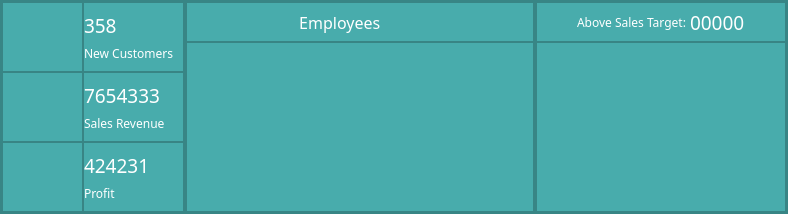
            <widget class="QFrame" name="frame">
             <property name="styleSheet">
              <string notr="true">background-color: #48ACAC;</string>
             </property>
             <property name="frameShape">
              <enum>QFrame::StyledPanel</enum>
             </property>
             <property name="frameShadow">
              <enum>QFrame::Raised</enum>
             </property>
             <layout class="QHBoxLayout" name="horizontalLayout_17">
              <property name="spacing">
               <number>0</number>
              </property>
              <property name="leftMargin">
               <number>0</number>
              </property>
              <property name="topMargin">
               <number>0</number>
              </property>
              <property name="rightMargin">
               <number>0</number>
              </property>
              <property name="bottomMargin">
               <number>0</number>
              </property>
              <item>
               <widget class="QFrame" name="frame_15">
                <property name="maximumSize">
                 <size>
                  <width>250</width>
                  <height>16777215</height>
                 </size>
                </property>
                <property name="frameShape">
                 <enum>QFrame::StyledPanel</enum>
                </property>
                <property name="frameShadow">
                 <enum>QFrame::Raised</enum>
                </property>
                <layout class="QGridLayout" name="gridLayout_4">
                 <property name="leftMargin">
                  <number>0</number>
                 </property>
                 <property name="topMargin">
                  <number>0</number>
                 </property>
                 <property name="rightMargin">
                  <number>0</number>
                 </property>
                 <property name="bottomMargin">
                  <number>0</number>
                 </property>
                 <property name="spacing">
                  <number>0</number>
                 </property>
                 <item row="1" column="1">
                  <widget class="QFrame" name="frame_32">
                   <property name="frameShape">
                    <enum>QFrame::StyledPanel</enum>
                   </property>
                   <property name="frameShadow">
                    <enum>QFrame::Raised</enum>
                   </property>
                   <layout class="QVBoxLayout" name="verticalLayout_11">
                    <property name="leftMargin">
                     <number>0</number>
                    </property>
                    <item>
                     <widget class="QLabel" name="label_25">
                      <property name="font">
                       <font>
                        <family>Century Gothic</family>
                        <pointsize>14</pointsize>
                       </font>
                      </property>
                      <property name="styleSheet">
                       <string notr="true">color: rgb(255, 255, 255);</string>
                      </property>
                      <property name="text">
                       <string>7654333</string>
                      </property>
                      <property name="alignment">
                       <set>Qt::AlignBottom|Qt::AlignLeading|Qt::AlignLeft</set>
                      </property>
                     </widget>
                    </item>
                    <item>
                     <widget class="QLabel" name="label_26">
                      <property name="font">
                       <font>
                        <family>Century Gothic</family>
                        <pointsize>9</pointsize>
                       </font>
                      </property>
                      <property name="styleSheet">
                       <string notr="true">color: rgb(255, 255, 255);</string>
                      </property>
                      <property name="text">
                       <string>Sales Revenue</string>
                      </property>
                      <property name="alignment">
                       <set>Qt::AlignLeading|Qt::AlignLeft|Qt::AlignTop</set>
                      </property>
                     </widget>
                    </item>
                   </layout>
                  </widget>
                 </item>
                 <item row="0" column="0">
                  <widget class="QFrame" name="frame_33">
                   <property name="maximumSize">
                    <size>
                     <width>90</width>
                     <height>16777215</height>
                    </size>
                   </property>
                   <property name="frameShape">
                    <enum>QFrame::StyledPanel</enum>
                   </property>
                   <property name="frameShadow">
                    <enum>QFrame::Raised</enum>
                   </property>
                   <layout class="QHBoxLayout" name="horizontalLayout_18">
                    <item>
                     <spacer name="horizontalSpacer_7">
                      <property name="orientation">
                       <enum>Qt::Horizontal</enum>
                      </property>
                      <property name="sizeHint" stdset="0">
                       <size>
                        <width>11</width>
                        <height>20</height>
                       </size>
                      </property>
                     </spacer>
                    </item>
                    <item>
                     <widget class="QLabel" name="label_10">
                      <property name="minimumSize">
                       <size>
                        <width>40</width>
                        <height>40</height>
                       </size>
                      </property>
                      <property name="maximumSize">
                       <size>
                        <width>50</width>
                        <height>50</height>
                       </size>
                      </property>
                      <property name="styleSheet">
                       <string notr="true"/>
                      </property>
                      <property name="text">
                       <string/>
                      </property>
                      <property name="pixmap">
                       <pixmap>:/Icons/Icons/Management.png</pixmap>
                      </property>
                      <property name="scaledContents">
                       <bool>true</bool>
                      </property>
                     </widget>
                    </item>
                   </layout>
                  </widget>
                 </item>
                 <item row="2" column="0">
                  <widget class="QFrame" name="frame_34">
                   <property name="maximumSize">
                    <size>
                     <width>90</width>
                     <height>16777215</height>
                    </size>
                   </property>
                   <property name="frameShape">
                    <enum>QFrame::StyledPanel</enum>
                   </property>
                   <property name="frameShadow">
                    <enum>QFrame::Raised</enum>
                   </property>
                   <layout class="QHBoxLayout" name="horizontalLayout_19">
                    <item>
                     <spacer name="horizontalSpacer_8">
                      <property name="orientation">
                       <enum>Qt::Horizontal</enum>
                      </property>
                      <property name="sizeHint" stdset="0">
                       <size>
                        <width>11</width>
                        <height>20</height>
                       </size>
                      </property>
                     </spacer>
                    </item>
                    <item>
                     <widget class="QLabel" name="label_11">
                      <property name="minimumSize">
                       <size>
                        <width>50</width>
                        <height>50</height>
                       </size>
                      </property>
                      <property name="maximumSize">
                       <size>
                        <width>40</width>
                        <height>40</height>
                       </size>
                      </property>
                      <property name="styleSheet">
                       <string notr="true"/>
                      </property>
                      <property name="text">
                       <string/>
                      </property>
                      <property name="pixmap">
                       <pixmap>:/Icons/Icons/icons8-money-yours-50.png</pixmap>
                      </property>
                      <property name="scaledContents">
                       <bool>true</bool>
                      </property>
                     </widget>
                    </item>
                   </layout>
                  </widget>
                 </item>
                 <item row="2" column="1">
                  <widget class="QFrame" name="frame_35">
                   <property name="frameShape">
                    <enum>QFrame::StyledPanel</enum>
                   </property>
                   <property name="frameShadow">
                    <enum>QFrame::Raised</enum>
                   </property>
                   <layout class="QVBoxLayout" name="verticalLayout_12">
                    <property name="leftMargin">
                     <number>0</number>
                    </property>
                    <item>
                     <widget class="QLabel" name="label_27">
                      <property name="font">
                       <font>
                        <family>Century Gothic</family>
                        <pointsize>14</pointsize>
                       </font>
                      </property>
                      <property name="styleSheet">
                       <string notr="true">color: rgb(255, 255, 255);</string>
                      </property>
                      <property name="text">
                       <string>424231</string>
                      </property>
                      <property name="alignment">
                       <set>Qt::AlignBottom|Qt::AlignLeading|Qt::AlignLeft</set>
                      </property>
                     </widget>
                    </item>
                    <item>
                     <widget class="QLabel" name="label_28">
                      <property name="font">
                       <font>
                        <family>Century Gothic</family>
                        <pointsize>9</pointsize>
                       </font>
                      </property>
                      <property name="styleSheet">
                       <string notr="true">color: rgb(255, 255, 255);</string>
                      </property>
                      <property name="text">
                       <string>Profit</string>
                      </property>
                      <property name="alignment">
                       <set>Qt::AlignLeading|Qt::AlignLeft|Qt::AlignTop</set>
                      </property>
                     </widget>
                    </item>
                   </layout>
                  </widget>
                 </item>
                 <item row="1" column="0">
                  <widget class="QFrame" name="frame_36">
                   <property name="maximumSize">
                    <size>
                     <width>90</width>
                     <height>16777215</height>
                    </size>
                   </property>
                   <property name="frameShape">
                    <enum>QFrame::StyledPanel</enum>
                   </property>
                   <property name="frameShadow">
                    <enum>QFrame::Raised</enum>
                   </property>
                   <layout class="QHBoxLayout" name="horizontalLayout_20">
                    <item>
                     <spacer name="horizontalSpacer_11">
                      <property name="orientation">
                       <enum>Qt::Horizontal</enum>
                      </property>
                      <property name="sizeHint" stdset="0">
                       <size>
                        <width>11</width>
                        <height>20</height>
                       </size>
                      </property>
                     </spacer>
                    </item>
                    <item>
                     <widget class="QLabel" name="label_29">
                      <property name="minimumSize">
                       <size>
                        <width>50</width>
                        <height>50</height>
                       </size>
                      </property>
                      <property name="maximumSize">
                       <size>
                        <width>40</width>
                        <height>40</height>
                       </size>
                      </property>
                      <property name="styleSheet">
                       <string notr="true"/>
                      </property>
                      <property name="text">
                       <string/>
                      </property>
                      <property name="pixmap">
                       <pixmap>:/Icons/Icons/icons8-money-yours-50.png</pixmap>
                      </property>
                      <property name="scaledContents">
                       <bool>true</bool>
                      </property>
                     </widget>
                    </item>
                   </layout>
                  </widget>
                 </item>
                 <item row="0" column="1">
                  <widget class="QFrame" name="frame_37">
                   <property name="frameShape">
                    <enum>QFrame::StyledPanel</enum>
                   </property>
                   <property name="frameShadow">
                    <enum>QFrame::Raised</enum>
                   </property>
                   <layout class="QVBoxLayout" name="verticalLayout_13">
                    <property name="leftMargin">
                     <number>0</number>
                    </property>
                    <item>
                     <widget class="QLabel" name="label_30">
                      <property name="font">
                       <font>
                        <family>Century Gothic</family>
                        <pointsize>14</pointsize>
                       </font>
                      </property>
                      <property name="styleSheet">
                       <string notr="true">color: rgb(255, 255, 255);</string>
                      </property>
                      <property name="text">
                       <string>358</string>
                      </property>
                      <property name="alignment">
                       <set>Qt::AlignBottom|Qt::AlignLeading|Qt::AlignLeft</set>
                      </property>
                     </widget>
                    </item>
                    <item>
                     <widget class="QLabel" name="label_31">
                      <property name="font">
                       <font>
                        <family>Century Gothic</family>
                        <pointsize>9</pointsize>
                       </font>
                      </property>
                      <property name="styleSheet">
                       <string notr="true">color: rgb(255, 255, 255);</string>
                      </property>
                      <property name="text">
                       <string>New Customers</string>
                      </property>
                      <property name="alignment">
                       <set>Qt::AlignLeading|Qt::AlignLeft|Qt::AlignTop</set>
                      </property>
                     </widget>
                    </item>
                   </layout>
                  </widget>
                 </item>
                </layout>
               </widget>
              </item>
              <item>
               <widget class="QFrame" name="frame_38">
                <property name="minimumSize">
                 <size>
                  <width>350</width>
                  <height>0</height>
                 </size>
                </property>
                <property name="frameShape">
                 <enum>QFrame::StyledPanel</enum>
                </property>
                <property name="frameShadow">
                 <enum>QFrame::Raised</enum>
                </property>
                <layout class="QVBoxLayout" name="verticalLayout_14">
                 <property name="spacing">
                  <number>0</number>
                 </property>
                 <property name="leftMargin">
                  <number>0</number>
                 </property>
                 <property name="topMargin">
                  <number>0</number>
                 </property>
                 <property name="rightMargin">
                  <number>0</number>
                 </property>
                 <property name="bottomMargin">
                  <number>0</number>
                 </property>
                 <item>
                  <widget class="QFrame" name="frame_39">
                   <property name="maximumSize">
                    <size>
                     <width>16777215</width>
                     <height>40</height>
                    </size>
                   </property>
                   <property name="frameShape">
                    <enum>QFrame::StyledPanel</enum>
                   </property>
                   <property name="frameShadow">
                    <enum>QFrame::Raised</enum>
                   </property>
                   <layout class="QHBoxLayout" name="horizontalLayout_21">
                    <property name="spacing">
                     <number>0</number>
                    </property>
                    <property name="leftMargin">
                     <number>0</number>
                    </property>
                    <property name="topMargin">
                     <number>0</number>
                    </property>
                    <property name="rightMargin">
                     <number>0</number>
                    </property>
                    <property name="bottomMargin">
                     <number>0</number>
                    </property>
                    <item>
                     <widget class="QLabel" name="label_32">
                      <property name="font">
                       <font>
                        <family>Century Gothic</family>
                        <pointsize>12</pointsize>
                       </font>
                      </property>
                      <property name="styleSheet">
                       <string notr="true">color: rgb(255, 255, 255);</string>
                      </property>
                      <property name="text">
                       <string>                           Employees</string>
                      </property>
                     </widget>
                    </item>
                    <item>
                     <widget class="QLabel" name="label_33">
                      <property name="font">
                       <font>
                        <family>Century Gothic</family>
                        <pointsize>14</pointsize>
                       </font>
                      </property>
                      <property name="styleSheet">
                       <string notr="true">color: rgb(255, 255, 255);</string>
                      </property>
                      <property name="text">
                       <string/>
                      </property>
                     </widget>
                    </item>
                    <item>
                     <spacer name="horizontalSpacer_13">
                      <property name="orientation">
                       <enum>Qt::Horizontal</enum>
                      </property>
                      <property name="sizeHint" stdset="0">
                       <size>
                        <width>40</width>
                        <height>20</height>
                       </size>
                      </property>
                     </spacer>
                    </item>
                    <item>
                     <widget class="QLabel" name="label_34">
                      <property name="font">
                       <font>
                        <family>Century Gothic</family>
                        <pointsize>9</pointsize>
                       </font>
                      </property>
                      <property name="styleSheet">
                       <string notr="true">color: rgb(255, 255, 255);</string>
                      </property>
                      <property name="text">
                       <string/>
                      </property>
                     </widget>
                    </item>
                   </layout>
                  </widget>
                 </item>
                 <item>
                  <widget class="QFrame" name="frame_40">
                   <property name="frameShape">
                    <enum>QFrame::StyledPanel</enum>
                   </property>
                   <property name="frameShadow">
                    <enum>QFrame::Raised</enum>
                   </property>
                   <layout class="QGridLayout" name="gridLayout_8">
                    <property name="leftMargin">
                     <number>10</number>
                    </property>
                    <property name="topMargin">
                     <number>0</number>
                    </property>
                    <property name="rightMargin">
                     <number>10</number>
                    </property>
                    <property name="bottomMargin">
                     <number>10</number>
                    </property>
                    <property name="spacing">
                     <number>10</number>
                    </property>
                    <item row="0" column="1">
                     <widget class="QLabel" name="lblEmployeesGraph_2">
                      <property name="maximumSize">
                       <size>
                        <width>16777215</width>
                        <height>16777215</height>
                       </size>
                      </property>
                      <property name="styleSheet">
                       <string notr="true"/>
                      </property>
                      <property name="text">
                       <string/>
                      </property>
                     </widget>
                    </item>
                    <item row="0" column="0">
                     <widget class="QLabel" name="lblEmployeesGraph">
                      <property name="maximumSize">
                       <size>
                        <width>16777215</width>
                        <height>16777215</height>
                       </size>
                      </property>
                      <property name="styleSheet">
                       <string notr="true"/>
                      </property>
                      <property name="text">
                       <string/>
                      </property>
                     </widget>
                    </item>
                   </layout>
                  </widget>
                 </item>
                </layout>
               </widget>
              </item>
              <item>
               <widget class="QFrame" name="frame_41">
                <property name="minimumSize">
                 <size>
                  <width>250</width>
                  <height>0</height>
                 </size>
                </property>
                <property name="maximumSize">
                 <size>
                  <width>16777215</width>
                  <height>16777215</height>
                 </size>
                </property>
                <property name="frameShape">
                 <enum>QFrame::StyledPanel</enum>
                </property>
                <property name="frameShadow">
                 <enum>QFrame::Raised</enum>
                </property>
                <layout class="QVBoxLayout" name="verticalLayout_15">
                 <property name="spacing">
                  <number>0</number>
                 </property>
                 <property name="leftMargin">
                  <number>0</number>
                 </property>
                 <property name="topMargin">
                  <number>0</number>
                 </property>
                 <property name="rightMargin">
                  <number>0</number>
                 </property>
                 <property name="bottomMargin">
                  <number>0</number>
                 </property>
                 <item>
                  <widget class="QFrame" name="frame_42">
                   <property name="maximumSize">
                    <size>
                     <width>16777215</width>
                     <height>40</height>
                    </size>
                   </property>
                   <property name="frameShape">
                    <enum>QFrame::StyledPanel</enum>
                   </property>
                   <property name="frameShadow">
                    <enum>QFrame::Raised</enum>
                   </property>
                   <layout class="QHBoxLayout" name="horizontalLayout_22">
                    <property name="spacing">
                     <number>0</number>
                    </property>
                    <property name="leftMargin">
                     <number>0</number>
                    </property>
                    <property name="topMargin">
                     <number>0</number>
                    </property>
                    <property name="rightMargin">
                     <number>0</number>
                    </property>
                    <property name="bottomMargin">
                     <number>0</number>
                    </property>
                    <item>
                     <spacer name="horizontalSpacer_14">
                      <property name="orientation">
                       <enum>Qt::Horizontal</enum>
                      </property>
                      <property name="sizeHint" stdset="0">
                       <size>
                        <width>40</width>
                        <height>20</height>
                       </size>
                      </property>
                     </spacer>
                    </item>
                    <item>
                     <widget class="QLabel" name="label_35">
                      <property name="font">
                       <font>
                        <family>Century Gothic</family>
                        <pointsize>9</pointsize>
                       </font>
                      </property>
                      <property name="styleSheet">
                       <string notr="true">color: rgb(255, 255, 255);</string>
                      </property>
                      <property name="text">
                       <string>Above Sales Target: </string>
                      </property>
                     </widget>
                    </item>
                    <item>
                     <widget class="QLabel" name="label_36">
                      <property name="font">
                       <font>
                        <family>Century Gothic</family>
                        <pointsize>14</pointsize>
                       </font>
                      </property>
                      <property name="styleSheet">
                       <string notr="true">color: rgb(255, 255, 255);</string>
                      </property>
                      <property name="text">
                       <string>00000</string>
                      </property>
                     </widget>
                    </item>
                    <item>
                     <spacer name="horizontalSpacer_15">
                      <property name="orientation">
                       <enum>Qt::Horizontal</enum>
                      </property>
                      <property name="sizeHint" stdset="0">
                       <size>
                        <width>40</width>
                        <height>20</height>
                       </size>
                      </property>
                     </spacer>
                    </item>
                   </layout>
                  </widget>
                 </item>
                 <item>
                  <widget class="QFrame" name="frame_43">
                   <property name="frameShape">
                    <enum>QFrame::StyledPanel</enum>
                   </property>
                   <property name="frameShadow">
                    <enum>QFrame::Raised</enum>
                   </property>
                   <layout class="QGridLayout" name="gridLayout_9">
                    <property name="leftMargin">
                     <number>10</number>
                    </property>
                    <property name="topMargin">
                     <number>0</number>
                    </property>
                    <property name="rightMargin">
                     <number>10</number>
                    </property>
                    <property name="bottomMargin">
                     <number>10</number>
                    </property>
                    <property name="spacing">
                     <number>10</number>
                    </property>
                    <item row="0" column="0">
                     <widget class="QLabel" name="lblAdminTargetRenevue">
                      <property name="maximumSize">
                       <size>
                        <width>16777215</width>
                        <height>16777215</height>
                       </size>
                      </property>
                      <property name="styleSheet">
                       <string notr="true"/>
                      </property>
                      <property name="text">
                       <string/>
                      </property>
                     </widget>
                    </item>
                   </layout>
                  </widget>
                 </item>
                </layout>
               </widget>
              </item>
             </layout>
            </widget>
